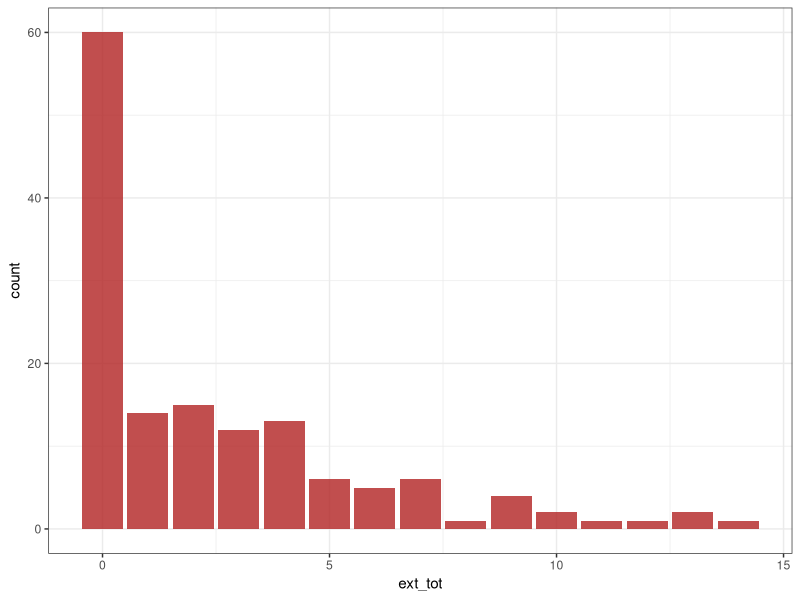
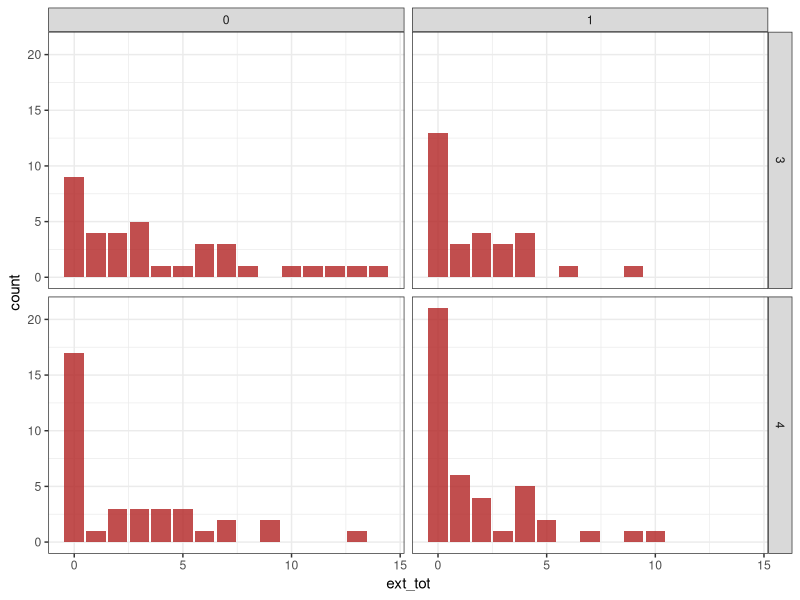
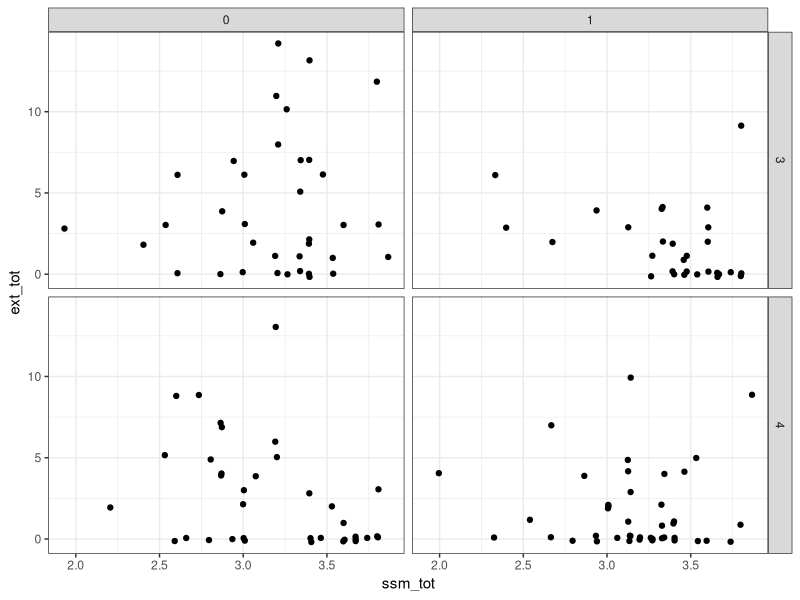
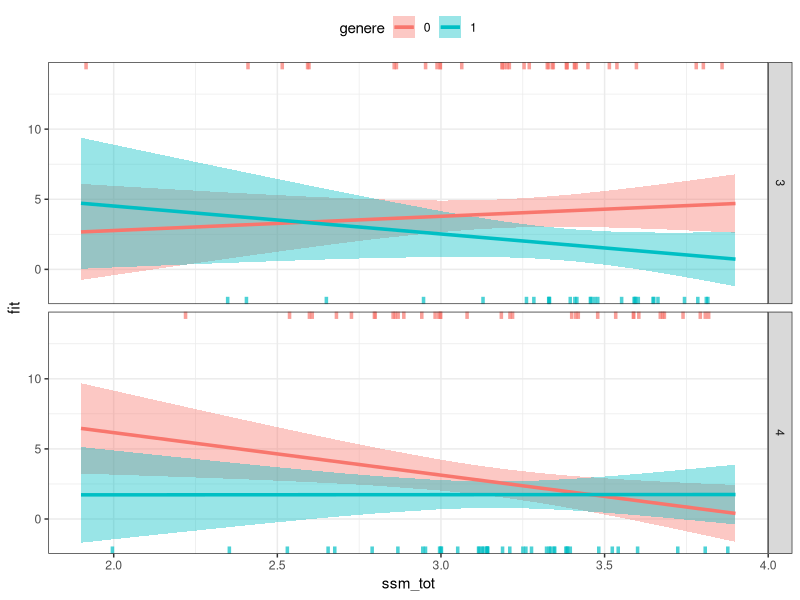

Here is the R script that generated these plots, in order:
## ---- chunk 1
knitr::opts_chunk$set(echo = FALSE, collapse = TRUE)
rm(list = ls())
## ---- chunk 2
my_data <-readxl::read_excel("att-quest.xlsx")
my_data <- as.data.frame(my_data)

# Data munging

my_data$id = factor(my_data$id)
my_data$classe = factor(my_data$classe)
my_data$genere<-factor(my_data$genere)

# Compute questionnaire score

#  - ssm
my_data$ssm1 = abs(my_data$ssm1 - 5)
my_data$ssm3 = abs(my_data$ssm3 - 5)
my_data$ssm4 = abs(my_data$ssm4 - 5)
my_data$ssm9 = abs(my_data$ssm9 - 5)
my_data$ssm10 = abs(my_data$ssm10 - 5)
my_data$ssm13 = abs(my_data$ssm13 - 5)
my_data$ssm15 = abs(my_data$ssm15 - 5)

my_data$ssm_tot <- (my_data$ssm1 +my_data$ssm2+ my_data$ssm3 +my_data$ssm4+my_data$ssm5 +my_data$ssm6+my_data$ssm7 + my_data$ssm8+my_data$ssm9+
  my_data$ssm10+ my_data$ssm11+my_data$ssm12+my_data$ssm13+my_data$ssm14 + my_data$ssm15)/15

# - sdq

my_data$sdq7 = abs(my_data$sdq7 - 2)
my_data$sdq11 = abs(my_data$sdq11 - 2)
my_data$sdq14 = abs(my_data$sdq14 - 2)
my_data$sdq21 = abs(my_data$sdq21 - 2)
my_data$sdq25 = abs(my_data$sdq25 - 2)

my_data$int_tot<-my_data$sdq3+my_data$sdq6+my_data$sdq8 +my_data$sdq11+ my_data$sdq13+my_data$sdq14 + 
  my_data$sdq16+my_data$sdq19+my_data$sdq23+my_data$sdq24
my_data$ext_tot<-my_data$sdq2+my_data$sdq5+ my_data$sdq7+my_data$sdq10 +my_data$sdq12+my_data$sdq15 +
  my_data$sdq18+my_data$sdq21+ my_data$sdq22 +my_data$sdq25

my_data =my_data[, c("id", "classe", "genere", "ssm_tot", "int_tot", "ext_tot")]

## ---- chunk 3
str(my_data)
## ---- chunk 4
summary(my_data)
## ---- chunk 5
table(my_data$genere, my_data$classe)
## ---- chunk 6
library('ggplot2')
theme_set(theme_bw())

ggplot(my_data) +
  geom_bar(aes(x = ext_tot), fill = "firebrick", alpha = .8)
## ---- chunk 7
# Media
tapply(my_data$ext_tot, INDEX = list(my_data$genere, my_data$classe), FUN = mean)

# SD
tapply(my_data$ext_tot, INDEX = list(my_data$genere, my_data$classe), FUN = sd)
## ---- chunk 8
ggplot(my_data) +
  geom_bar(aes(x = ext_tot), fill = "firebrick", alpha = .8)+
  facet_grid(classe~genere)
## ---- chunk 9
ggplot(my_data) +
  geom_jitter(aes(x = ssm_tot, y = ext_tot), width= .01, height = .2) +
  facet_grid(classe~genere)
## ---- chunk 10
fit <-lm(ext_tot ~ ssm_tot * genere * classe, data = my_data)
summary(fit)
## ---- chunk 11
car::Anova(fit)
## ---- chunk 12
int_emmeans <- emmeans::emtrends(fit, pairwise ~ classe*genere, var = 'ssm_tot', adjust = "mvt")
int_emmeans
## ---- chunk 13
ggplot(as.data.frame(effects::effect("ssm_tot * genere * classe", fit, xlev = 20))) +
  geom_ribbon(aes(x= ssm_tot, ymin = lower, ymax=upper, fill =genere), alpha = .4) +
  geom_line(aes(x= ssm_tot, y = fit, color =genere), size = 1.2) +
  geom_rug(data = my_data[my_data$genere == 0,],
           aes(x= ssm_tot, color = genere, y = ext_tot), size = 1.2, alpha = .7,
           position = position_jitter(width = .02, height = 0), sides = "t") +
  geom_rug(data = my_data[my_data$genere == 1,],
           aes(x= ssm_tot, color = genere, y = ext_tot), size = 1.2, alpha = .7,
           position = position_jitter(width = .02, height = 0), sides = "b") +
  facet_grid(classe~.) +
  theme(legend.position = "top")
